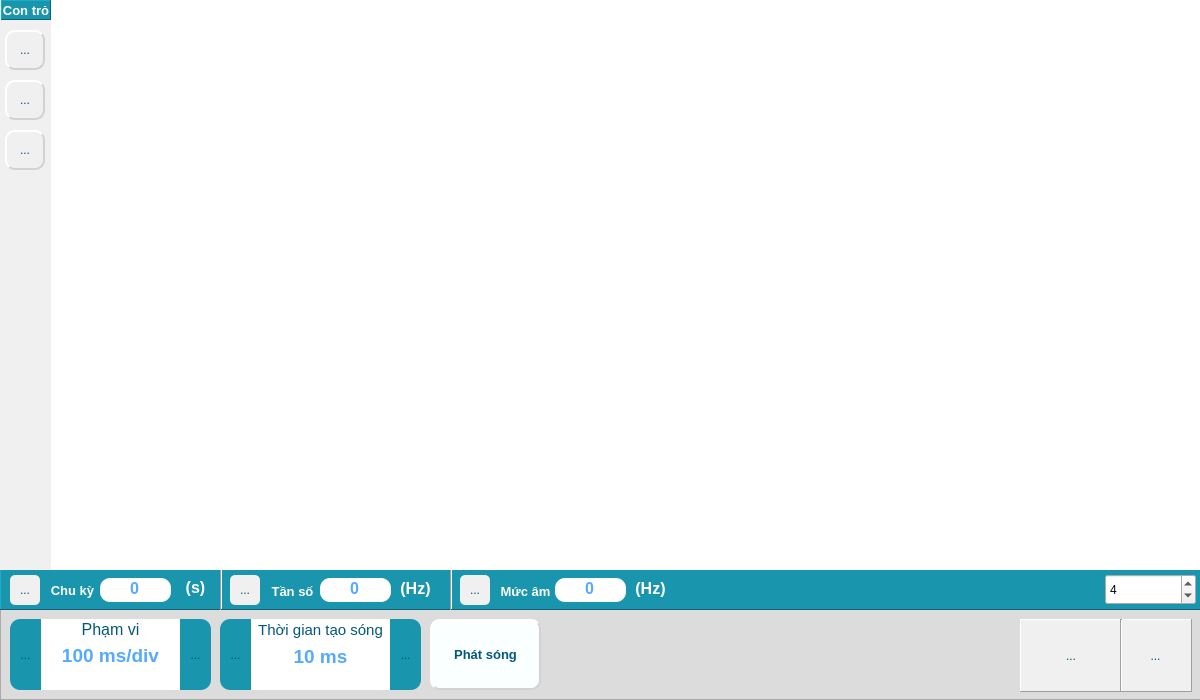
<?xml version="1.0" encoding="UTF-8"?>
<ui version="4.0">
 <class>FrmSensorPracticeSoundWave</class>
 <widget class="QMainWindow" name="FrmSensorPracticeSoundWave">
  <property name="geometry">
   <rect>
    <x>0</x>
    <y>0</y>
    <width>1200</width>
    <height>700</height>
   </rect>
  </property>
  <property name="minimumSize">
   <size>
    <width>1200</width>
    <height>700</height>
   </size>
  </property>
  <property name="maximumSize">
   <size>
    <width>1200</width>
    <height>700</height>
   </size>
  </property>
  <property name="windowTitle">
   <string>MainWindow</string>
  </property>
  <widget class="QWidget" name="centralwidget">
   <widget class="QFrame" name="frame_Control">
    <property name="geometry">
     <rect>
      <x>0</x>
      <y>569</y>
      <width>1201</width>
      <height>131</height>
     </rect>
    </property>
    <property name="styleSheet">
     <string notr="true">QFrame#frame_Control{
	background-color: rgb(220, 220, 220);
}
</string>
    </property>
    <property name="frameShape">
     <enum>QFrame::StyledPanel</enum>
    </property>
    <property name="frameShadow">
     <enum>QFrame::Raised</enum>
    </property>
    <widget class="QFrame" name="frame_scope">
     <property name="geometry">
      <rect>
       <x>10</x>
       <y>50</y>
       <width>201</width>
       <height>71</height>
      </rect>
     </property>
     <property name="styleSheet">
      <string notr="true">QFrame{
background-color: rgb(255, 255, 255);
border: none;
border-style: outset;
border-width: 0px;
border-radius: 10px;
}
</string>
     </property>
     <property name="frameShape">
      <enum>QFrame::Panel</enum>
     </property>
     <property name="frameShadow">
      <enum>QFrame::Raised</enum>
     </property>
     <widget class="QToolButton" name="toolButton_plus">
      <property name="geometry">
       <rect>
        <x>170</x>
        <y>0</y>
        <width>31</width>
        <height>71</height>
       </rect>
      </property>
      <property name="toolTip">
       <string>Xóa thiết bị</string>
      </property>
      <property name="styleSheet">
       <string notr="true">QToolButton#toolButton_plus{
color: rgb(2, 87, 122);
background-color: rgb(25, 149, 173);
border: none;
border-style: outset;
border-width: 0px;
border-top-right-radius: 10px;
border-bottom-right-radius: 10px;
}
QToolButton#toolButton_plus:hover{
background-color: rgb(25, 149, 173);
background-color: rgb(25, 149, 190);
color: rgb(255, 255, 255);
}</string>
      </property>
      <property name="text">
       <string>...</string>
      </property>
      <property name="icon">
       <iconset resource="../chart.qrc">
        <normaloff>:/icon/chart/iconChartPlus_On.jpg</normaloff>:/icon/chart/iconChartPlus_On.jpg</iconset>
      </property>
      <property name="iconSize">
       <size>
        <width>20</width>
        <height>20</height>
       </size>
      </property>
      <property name="autoRaise">
       <bool>true</bool>
      </property>
     </widget>
     <widget class="QToolButton" name="toolButton_minus">
      <property name="geometry">
       <rect>
        <x>0</x>
        <y>0</y>
        <width>31</width>
        <height>71</height>
       </rect>
      </property>
      <property name="toolTip">
       <string>Xóa thiết bị</string>
      </property>
      <property name="styleSheet">
       <string notr="true">QToolButton#toolButton_minus{
color: rgb(2, 87, 122);
background-color: rgb(25, 149, 173);
border: none;
border-style: outset;
border-width: 0px;
border-top-left-radius: 10px;
border-bottom-left-radius: 10px;
}
QToolButton#toolButton_minus:hover{
background-color: rgb(25, 149, 173);
background-color: rgb(25, 149, 190);
color: rgb(255, 255, 255);
}</string>
      </property>
      <property name="text">
       <string>...</string>
      </property>
      <property name="icon">
       <iconset resource="../chart.qrc">
        <normaloff>:/icon/chart/iconChartMinus_On.jpg</normaloff>:/icon/chart/iconChartMinus_On.jpg</iconset>
      </property>
      <property name="iconSize">
       <size>
        <width>20</width>
        <height>20</height>
       </size>
      </property>
      <property name="autoRaise">
       <bool>true</bool>
      </property>
     </widget>
     <widget class="QLabel" name="label_2">
      <property name="geometry">
       <rect>
        <x>40</x>
        <y>0</y>
        <width>121</width>
        <height>21</height>
       </rect>
      </property>
      <property name="font">
       <font>
        <pointsize>12</pointsize>
       </font>
      </property>
      <property name="styleSheet">
       <string notr="true">color: rgb(3, 87, 123);</string>
      </property>
      <property name="text">
       <string>Phạm vi</string>
      </property>
      <property name="alignment">
       <set>Qt::AlignCenter</set>
      </property>
     </widget>
     <widget class="QLabel" name="label_scope">
      <property name="geometry">
       <rect>
        <x>40</x>
        <y>21</y>
        <width>121</width>
        <height>31</height>
       </rect>
      </property>
      <property name="font">
       <font>
        <pointsize>14</pointsize>
        <weight>75</weight>
        <bold>true</bold>
       </font>
      </property>
      <property name="styleSheet">
       <string notr="true">color: rgb(85, 170, 255);
</string>
      </property>
      <property name="text">
       <string>100 ms/div</string>
      </property>
      <property name="alignment">
       <set>Qt::AlignCenter</set>
      </property>
     </widget>
    </widget>
    <widget class="QFrame" name="frame_play">
     <property name="geometry">
      <rect>
       <x>1020</x>
       <y>50</y>
       <width>172</width>
       <height>73</height>
      </rect>
     </property>
     <property name="styleSheet">
      <string notr="true"/>
     </property>
     <property name="frameShape">
      <enum>QFrame::Panel</enum>
     </property>
     <property name="frameShadow">
      <enum>QFrame::Raised</enum>
     </property>
     <widget class="QToolButton" name="toolButton_toolPause">
      <property name="geometry">
       <rect>
        <x>1</x>
        <y>1</y>
        <width>100</width>
        <height>71</height>
       </rect>
      </property>
      <property name="toolTip">
       <string>Dừng lại (Esc)</string>
      </property>
      <property name="styleSheet">
       <string notr="true">QToolButton{
color: rgb(2, 87, 122);
background-color: rgb(240, 240, 240);
border: none;
border-style: outset;
border-width: 0px;
border-radius: 0px;
}
QToolButton:hover{
background-color: rgb(25, 149, 173);
color: rgb(255, 255, 255);
}</string>
      </property>
      <property name="text">
       <string>...</string>
      </property>
      <property name="icon">
       <iconset resource="../chart.qrc">
        <normaloff>:/icon/chart/iconChartPause_Off.jpg</normaloff>
        <activeoff>:/icon/chart/iconChartPause_On.jpg</activeoff>:/icon/chart/iconChartPause_Off.jpg</iconset>
      </property>
      <property name="iconSize">
       <size>
        <width>80</width>
        <height>80</height>
       </size>
      </property>
      <property name="shortcut">
       <string>Esc</string>
      </property>
      <property name="autoRaise">
       <bool>true</bool>
      </property>
     </widget>
     <widget class="QToolButton" name="toolButton_toolPlay">
      <property name="geometry">
       <rect>
        <x>1</x>
        <y>1</y>
        <width>100</width>
        <height>71</height>
       </rect>
      </property>
      <property name="toolTip">
       <string>Bắt đầu (F1)</string>
      </property>
      <property name="styleSheet">
       <string notr="true">QToolButton{
color: rgb(2, 87, 122);
background-color: rgb(240, 240, 240);
border: none;
border-style: outset;
border-width: 0px;
border-radius: 0px;
}
QToolButton:hover{
background-color: rgb(25, 149, 173);
color: rgb(255, 255, 255);
}</string>
      </property>
      <property name="text">
       <string>...</string>
      </property>
      <property name="icon">
       <iconset resource="../chart.qrc">
        <normaloff>:/icon/chart/iconChartPlay_Off.jpg</normaloff>
        <activeoff>:/icon/chart/iconChartPlay_On.jpg</activeoff>:/icon/chart/iconChartPlay_Off.jpg</iconset>
      </property>
      <property name="iconSize">
       <size>
        <width>80</width>
        <height>80</height>
       </size>
      </property>
      <property name="shortcut">
       <string>F1</string>
      </property>
      <property name="autoRaise">
       <bool>true</bool>
      </property>
     </widget>
     <widget class="QToolButton" name="toolButton_toolClear">
      <property name="geometry">
       <rect>
        <x>100</x>
        <y>1</y>
        <width>71</width>
        <height>71</height>
       </rect>
      </property>
      <property name="toolTip">
       <string>Xóa đồ thị</string>
      </property>
      <property name="styleSheet">
       <string notr="true">QToolButton{
color: rgb(2, 87, 122);
background-color: rgb(240, 240, 240);
border: none;
border-style: outset;
border-width: 0px;
border-radius: 0px;
}
QToolButton:hover{
background-color: rgb(25, 149, 173);
color: rgb(255, 255, 255);
}</string>
      </property>
      <property name="text">
       <string>...</string>
      </property>
      <property name="icon">
       <iconset resource="../chart.qrc">
        <normaloff>:/icon/chart/iconChartClear_Off.jpg</normaloff>
        <activeoff>:/icon/chart/iconChartClear_On.jpg</activeoff>:/icon/chart/iconChartClear_Off.jpg</iconset>
      </property>
      <property name="iconSize">
       <size>
        <width>40</width>
        <height>40</height>
       </size>
      </property>
      <property name="autoRaise">
       <bool>true</bool>
      </property>
     </widget>
     <widget class="Line" name="line_4">
      <property name="geometry">
       <rect>
        <x>100</x>
        <y>0</y>
        <width>3</width>
        <height>73</height>
       </rect>
      </property>
      <property name="orientation">
       <enum>Qt::Vertical</enum>
      </property>
     </widget>
    </widget>
    <widget class="QFrame" name="frame_toolSetup">
     <property name="geometry">
      <rect>
       <x>0</x>
       <y>0</y>
       <width>1201</width>
       <height>41</height>
      </rect>
     </property>
     <property name="styleSheet">
      <string notr="true">QFrame#frame_toolSetup{
	background-color: rgb(25, 149, 173);
    /*background-color: rgb(3, 87, 123);;*/
}</string>
     </property>
     <property name="frameShape">
      <enum>QFrame::Panel</enum>
     </property>
     <property name="frameShadow">
      <enum>QFrame::Raised</enum>
     </property>
     <widget class="QLineEdit" name="lineEdit_wavePeriod">
      <property name="geometry">
       <rect>
        <x>100</x>
        <y>9</y>
        <width>71</width>
        <height>24</height>
       </rect>
      </property>
      <property name="font">
       <font>
        <pointsize>12</pointsize>
        <weight>75</weight>
        <bold>true</bold>
       </font>
      </property>
      <property name="toolTip">
       <string>Cài đặt thời gian thực hành</string>
      </property>
      <property name="styleSheet">
       <string notr="true">QLineEdit{
	/*color: rgb(3, 87, 123);*/
color: rgb(85, 170, 255);
background-color: rgb(255, 255, 255);
border: none;
border-style: outset;
border-width: 0px;
border-radius: 10px;
}</string>
      </property>
      <property name="text">
       <string>0</string>
      </property>
      <property name="maxLength">
       <number>10</number>
      </property>
      <property name="alignment">
       <set>Qt::AlignHCenter|Qt::AlignTop</set>
      </property>
     </widget>
     <widget class="QLabel" name="label_timePlay">
      <property name="geometry">
       <rect>
        <x>50</x>
        <y>11</y>
        <width>45</width>
        <height>20</height>
       </rect>
      </property>
      <property name="font">
       <font>
        <pointsize>10</pointsize>
        <weight>75</weight>
        <bold>true</bold>
       </font>
      </property>
      <property name="layoutDirection">
       <enum>Qt::RightToLeft</enum>
      </property>
      <property name="styleSheet">
       <string notr="true">color: rgb(255, 255, 255);</string>
      </property>
      <property name="text">
       <string>Chu kỳ</string>
      </property>
      <property name="alignment">
       <set>Qt::AlignCenter</set>
      </property>
     </widget>
     <widget class="QLabel" name="label_wavePeriodUnit">
      <property name="geometry">
       <rect>
        <x>175</x>
        <y>8</y>
        <width>41</width>
        <height>21</height>
       </rect>
      </property>
      <property name="font">
       <font>
        <pointsize>12</pointsize>
        <weight>75</weight>
        <bold>true</bold>
       </font>
      </property>
      <property name="styleSheet">
       <string notr="true">color: rgb(255, 255, 255);</string>
      </property>
      <property name="text">
       <string>(s)</string>
      </property>
      <property name="alignment">
       <set>Qt::AlignCenter</set>
      </property>
     </widget>
     <widget class="Line" name="line_3">
      <property name="geometry">
       <rect>
        <x>220</x>
        <y>0</y>
        <width>3</width>
        <height>41</height>
       </rect>
      </property>
      <property name="orientation">
       <enum>Qt::Vertical</enum>
      </property>
     </widget>
     <widget class="QLabel" name="label_5">
      <property name="geometry">
       <rect>
        <x>395</x>
        <y>9</y>
        <width>41</width>
        <height>21</height>
       </rect>
      </property>
      <property name="font">
       <font>
        <pointsize>12</pointsize>
        <weight>75</weight>
        <bold>true</bold>
       </font>
      </property>
      <property name="styleSheet">
       <string notr="true">color: rgb(255, 255, 255);</string>
      </property>
      <property name="text">
       <string>(Hz)</string>
      </property>
      <property name="alignment">
       <set>Qt::AlignCenter</set>
      </property>
     </widget>
     <widget class="QToolButton" name="toolButton_toolSampleTime_4">
      <property name="geometry">
       <rect>
        <x>230</x>
        <y>6</y>
        <width>30</width>
        <height>30</height>
       </rect>
      </property>
      <property name="toolTip">
       <string>Đồ thị đường cong</string>
      </property>
      <property name="styleSheet">
       <string notr="true">QToolButton{
color: rgb(2, 87, 122);
background-color: rgb(240, 240, 240);
border-color: rgb(210, 210, 210);
border-style: outset;
border-width: 0px;
border-radius: 5px;
}
QToolButton:hover{
border-width: 0px;
background-color: rgb(25, 149, 173);
color: rgb(255, 255, 255);
}</string>
      </property>
      <property name="text">
       <string>...</string>
      </property>
      <property name="icon">
       <iconset resource="../chart.qrc">
        <normaloff>:/icon/chart/iconChartFreq_On.jpg</normaloff>:/icon/chart/iconChartFreq_On.jpg</iconset>
      </property>
      <property name="iconSize">
       <size>
        <width>30</width>
        <height>30</height>
       </size>
      </property>
      <property name="autoRaise">
       <bool>true</bool>
      </property>
     </widget>
     <widget class="QLabel" name="label_timePlay_2">
      <property name="geometry">
       <rect>
        <x>270</x>
        <y>12</y>
        <width>45</width>
        <height>20</height>
       </rect>
      </property>
      <property name="font">
       <font>
        <pointsize>10</pointsize>
        <weight>75</weight>
        <bold>true</bold>
       </font>
      </property>
      <property name="layoutDirection">
       <enum>Qt::RightToLeft</enum>
      </property>
      <property name="styleSheet">
       <string notr="true">color: rgb(255, 255, 255);</string>
      </property>
      <property name="text">
       <string>Tần số</string>
      </property>
      <property name="alignment">
       <set>Qt::AlignCenter</set>
      </property>
     </widget>
     <widget class="QLineEdit" name="lineEdit_waveFreq">
      <property name="geometry">
       <rect>
        <x>320</x>
        <y>9</y>
        <width>71</width>
        <height>24</height>
       </rect>
      </property>
      <property name="font">
       <font>
        <pointsize>12</pointsize>
        <weight>75</weight>
        <bold>true</bold>
       </font>
      </property>
      <property name="toolTip">
       <string>Cài đặt thời gian thực hành</string>
      </property>
      <property name="styleSheet">
       <string notr="true">QLineEdit{
	/*color: rgb(3, 87, 123);*/
color: rgb(85, 170, 255);
background-color: rgb(255, 255, 255);
border: none;
border-style: outset;
border-width: 0px;
border-radius: 10px;
}</string>
      </property>
      <property name="text">
       <string>0</string>
      </property>
      <property name="maxLength">
       <number>10</number>
      </property>
      <property name="alignment">
       <set>Qt::AlignHCenter|Qt::AlignTop</set>
      </property>
     </widget>
     <widget class="QToolButton" name="toolButton_toolSampleTime">
      <property name="geometry">
       <rect>
        <x>10</x>
        <y>6</y>
        <width>30</width>
        <height>30</height>
       </rect>
      </property>
      <property name="toolTip">
       <string>Đồ thị đường cong</string>
      </property>
      <property name="styleSheet">
       <string notr="true">QToolButton{
color: rgb(2, 87, 122);
background-color: rgb(240, 240, 240);
border-color: rgb(210, 210, 210);
border-style: outset;
border-width: 0px;
border-radius: 5px;
}
QToolButton:hover{
border-width: 0px;
background-color: rgb(25, 149, 173);
color: rgb(255, 255, 255);
}</string>
      </property>
      <property name="text">
       <string>...</string>
      </property>
      <property name="icon">
       <iconset resource="../chart.qrc">
        <normaloff>:/icon/chart/iconChartClock_On.jpg</normaloff>:/icon/chart/iconChartClock_On.jpg</iconset>
      </property>
      <property name="iconSize">
       <size>
        <width>30</width>
        <height>30</height>
       </size>
      </property>
      <property name="autoRaise">
       <bool>true</bool>
      </property>
     </widget>
     <widget class="QToolButton" name="toolButton_toolSampleTime_5">
      <property name="geometry">
       <rect>
        <x>460</x>
        <y>6</y>
        <width>30</width>
        <height>30</height>
       </rect>
      </property>
      <property name="toolTip">
       <string>Đồ thị đường cong</string>
      </property>
      <property name="styleSheet">
       <string notr="true">QToolButton{
color: rgb(2, 87, 122);
background-color: rgb(240, 240, 240);
border-color: rgb(210, 210, 210);
border-style: outset;
border-width: 0px;
border-radius: 5px;
}
QToolButton:hover{
border-width: 0px;
background-color: rgb(25, 149, 173);
color: rgb(255, 255, 255);
}</string>
      </property>
      <property name="text">
       <string>...</string>
      </property>
      <property name="icon">
       <iconset resource="../chart.qrc">
        <normaloff>:/icon/chart/iconChartDb_On.jpg</normaloff>:/icon/chart/iconChartDb_On.jpg</iconset>
      </property>
      <property name="iconSize">
       <size>
        <width>30</width>
        <height>30</height>
       </size>
      </property>
      <property name="autoRaise">
       <bool>true</bool>
      </property>
     </widget>
     <widget class="QLineEdit" name="lineEdit_soundLevel">
      <property name="geometry">
       <rect>
        <x>555</x>
        <y>9</y>
        <width>71</width>
        <height>24</height>
       </rect>
      </property>
      <property name="font">
       <font>
        <pointsize>12</pointsize>
        <weight>75</weight>
        <bold>true</bold>
       </font>
      </property>
      <property name="toolTip">
       <string>Cài đặt thời gian thực hành</string>
      </property>
      <property name="styleSheet">
       <string notr="true">QLineEdit{
	/*color: rgb(3, 87, 123);*/
color: rgb(85, 170, 255);
background-color: rgb(255, 255, 255);
border: none;
border-style: outset;
border-width: 0px;
border-radius: 10px;
}</string>
      </property>
      <property name="text">
       <string>0</string>
      </property>
      <property name="maxLength">
       <number>10</number>
      </property>
      <property name="alignment">
       <set>Qt::AlignHCenter|Qt::AlignTop</set>
      </property>
     </widget>
     <widget class="Line" name="line_5">
      <property name="geometry">
       <rect>
        <x>450</x>
        <y>0</y>
        <width>3</width>
        <height>41</height>
       </rect>
      </property>
      <property name="orientation">
       <enum>Qt::Vertical</enum>
      </property>
     </widget>
     <widget class="QLabel" name="label_7">
      <property name="geometry">
       <rect>
        <x>630</x>
        <y>9</y>
        <width>41</width>
        <height>21</height>
       </rect>
      </property>
      <property name="font">
       <font>
        <pointsize>12</pointsize>
        <weight>75</weight>
        <bold>true</bold>
       </font>
      </property>
      <property name="styleSheet">
       <string notr="true">color: rgb(255, 255, 255);</string>
      </property>
      <property name="text">
       <string>(Hz)</string>
      </property>
      <property name="alignment">
       <set>Qt::AlignCenter</set>
      </property>
     </widget>
     <widget class="QLabel" name="label_timePlay_3">
      <property name="geometry">
       <rect>
        <x>500</x>
        <y>12</y>
        <width>51</width>
        <height>20</height>
       </rect>
      </property>
      <property name="font">
       <font>
        <pointsize>10</pointsize>
        <weight>75</weight>
        <bold>true</bold>
       </font>
      </property>
      <property name="layoutDirection">
       <enum>Qt::RightToLeft</enum>
      </property>
      <property name="styleSheet">
       <string notr="true">color: rgb(255, 255, 255);</string>
      </property>
      <property name="text">
       <string>Mức âm</string>
      </property>
      <property name="alignment">
       <set>Qt::AlignCenter</set>
      </property>
     </widget>
     <widget class="QSpinBox" name="spinBox_threshold">
      <property name="geometry">
       <rect>
        <x>1105</x>
        <y>5</y>
        <width>91</width>
        <height>31</height>
       </rect>
      </property>
      <property name="value">
       <number>4</number>
      </property>
     </widget>
    </widget>
    <widget class="QFrame" name="frame_scope_2">
     <property name="geometry">
      <rect>
       <x>220</x>
       <y>50</y>
       <width>201</width>
       <height>71</height>
      </rect>
     </property>
     <property name="styleSheet">
      <string notr="true">QFrame{
background-color: rgb(255, 255, 255);
border: none;
border-style: outset;
border-width: 0px;
border-radius: 10px;
}
</string>
     </property>
     <property name="frameShape">
      <enum>QFrame::Panel</enum>
     </property>
     <property name="frameShadow">
      <enum>QFrame::Raised</enum>
     </property>
     <widget class="QToolButton" name="toolButton_timePlus">
      <property name="geometry">
       <rect>
        <x>170</x>
        <y>0</y>
        <width>31</width>
        <height>71</height>
       </rect>
      </property>
      <property name="toolTip">
       <string>Xóa thiết bị</string>
      </property>
      <property name="styleSheet">
       <string notr="true">QToolButton#toolButton_timePlus{
color: rgb(2, 87, 122);
background-color: rgb(25, 149, 173);
border: none;
border-style: outset;
border-width: 0px;
border-top-right-radius: 10px;
border-bottom-right-radius: 10px;
}
QToolButton#toolButton_timePlus:hover{
background-color: rgb(25, 149, 173);
background-color: rgb(25, 149, 190);
color: rgb(255, 255, 255);
}</string>
      </property>
      <property name="text">
       <string>...</string>
      </property>
      <property name="icon">
       <iconset resource="../chart.qrc">
        <normaloff>:/icon/chart/iconChartPlus_On.jpg</normaloff>:/icon/chart/iconChartPlus_On.jpg</iconset>
      </property>
      <property name="iconSize">
       <size>
        <width>20</width>
        <height>20</height>
       </size>
      </property>
      <property name="autoRaise">
       <bool>true</bool>
      </property>
     </widget>
     <widget class="QToolButton" name="toolButton_timeMinus">
      <property name="geometry">
       <rect>
        <x>0</x>
        <y>0</y>
        <width>31</width>
        <height>71</height>
       </rect>
      </property>
      <property name="toolTip">
       <string>Xóa thiết bị</string>
      </property>
      <property name="styleSheet">
       <string notr="true">QToolButton#toolButton_timeMinus{
color: rgb(2, 87, 122);
background-color: rgb(25, 149, 173);
border: none;
border-style: outset;
border-width: 0px;
border-top-left-radius: 10px;
border-bottom-left-radius: 10px;
}
QToolButton#toolButton_timeMinus:hover{
background-color: rgb(25, 149, 173);
background-color: rgb(25, 149, 190);
color: rgb(255, 255, 255);
}</string>
      </property>
      <property name="text">
       <string>...</string>
      </property>
      <property name="icon">
       <iconset resource="../chart.qrc">
        <normaloff>:/icon/chart/iconChartMinus_On.jpg</normaloff>:/icon/chart/iconChartMinus_On.jpg</iconset>
      </property>
      <property name="iconSize">
       <size>
        <width>20</width>
        <height>20</height>
       </size>
      </property>
      <property name="autoRaise">
       <bool>true</bool>
      </property>
     </widget>
     <widget class="QLabel" name="label_3">
      <property name="geometry">
       <rect>
        <x>31</x>
        <y>0</y>
        <width>139</width>
        <height>21</height>
       </rect>
      </property>
      <property name="font">
       <font>
        <pointsize>11</pointsize>
       </font>
      </property>
      <property name="styleSheet">
       <string notr="true">color: rgb(3, 87, 123);</string>
      </property>
      <property name="text">
       <string>Thời gian tạo sóng</string>
      </property>
      <property name="alignment">
       <set>Qt::AlignCenter</set>
      </property>
     </widget>
     <widget class="QLabel" name="label_timeLength">
      <property name="geometry">
       <rect>
        <x>40</x>
        <y>22</y>
        <width>121</width>
        <height>31</height>
       </rect>
      </property>
      <property name="font">
       <font>
        <pointsize>14</pointsize>
        <weight>75</weight>
        <bold>true</bold>
       </font>
      </property>
      <property name="styleSheet">
       <string notr="true">color: rgb(85, 170, 255);
</string>
      </property>
      <property name="text">
       <string>10 ms</string>
      </property>
      <property name="alignment">
       <set>Qt::AlignCenter</set>
      </property>
     </widget>
    </widget>
    <widget class="QToolButton" name="toolButton_setSpeaker">
     <property name="geometry">
      <rect>
       <x>430</x>
       <y>50</y>
       <width>111</width>
       <height>71</height>
      </rect>
     </property>
     <property name="font">
      <font>
       <pointsize>10</pointsize>
       <weight>75</weight>
       <bold>true</bold>
      </font>
     </property>
     <property name="toolTip">
      <string>Ẩn hiện đồ thị</string>
     </property>
     <property name="styleSheet">
      <string notr="true">QToolButton{
color: rgb(2, 87, 122);
background-color: rgb(250, 255, 255);
border-color: rgb(210, 210, 210);
border-style: outset;
border-width: 2px;
border-radius: 10px;
}
QToolButton:hover{
border-width: 0px;
background-color: rgb(25, 149, 173);
color: rgb(255, 255, 255);
}</string>
     </property>
     <property name="text">
      <string>Phát sóng</string>
     </property>
     <property name="icon">
      <iconset resource="../device.qrc">
       <normaloff>:/icon/device/iconDeviceOff_462.jpg</normaloff>
       <activeoff>:/icon/device/iconDeviceOn_462.jpg</activeoff>:/icon/device/iconDeviceOff_462.jpg</iconset>
     </property>
     <property name="iconSize">
      <size>
       <width>40</width>
       <height>40</height>
      </size>
     </property>
     <property name="toolButtonStyle">
      <enum>Qt::ToolButtonTextUnderIcon</enum>
     </property>
     <property name="autoRaise">
      <bool>true</bool>
     </property>
    </widget>
   </widget>
   <widget class="QGraphicsView" name="graphicsViewChart">
    <property name="geometry">
     <rect>
      <x>50</x>
      <y>0</y>
      <width>1151</width>
      <height>570</height>
     </rect>
    </property>
    <property name="styleSheet">
     <string notr="true">background-color: rgb(255, 255, 255);</string>
    </property>
    <property name="frameShape">
     <enum>QFrame::NoFrame</enum>
    </property>
    <property name="frameShadow">
     <enum>QFrame::Raised</enum>
    </property>
   </widget>
   <widget class="QFrame" name="frame_toolTrack">
    <property name="geometry">
     <rect>
      <x>0</x>
      <y>0</y>
      <width>51</width>
      <height>570</height>
     </rect>
    </property>
    <property name="styleSheet">
     <string notr="true">background-color: rgb(240, 240, 240);</string>
    </property>
    <property name="frameShape">
     <enum>QFrame::NoFrame</enum>
    </property>
    <property name="frameShadow">
     <enum>QFrame::Raised</enum>
    </property>
    <widget class="QToolButton" name="toolButton_toolCrosshair">
     <property name="geometry">
      <rect>
       <x>5</x>
       <y>30</y>
       <width>40</width>
       <height>40</height>
      </rect>
     </property>
     <property name="toolTip">
      <string>Con trỏ chữ thập</string>
     </property>
     <property name="styleSheet">
      <string notr="true">QToolButton{
color: rgb(2, 87, 122);
background-color: rgb(240, 240, 240);
border-color: rgb(210, 210, 210);
border-style: outset;
border-width: 2px;
border-radius: 10px;
}
QToolButton:hover{
border-width: 0px;
background-color: rgb(25, 149, 173);
color: rgb(255, 255, 255);
}</string>
     </property>
     <property name="text">
      <string>...</string>
     </property>
     <property name="icon">
      <iconset resource="../chart.qrc">
       <normaloff>:/icon/chart/iconChartCrosshair_Off.jpg</normaloff>
       <activeoff>:/icon/chart/iconChartCrosshair_On.jpg</activeoff>:/icon/chart/iconChartCrosshair_Off.jpg</iconset>
     </property>
     <property name="iconSize">
      <size>
       <width>30</width>
       <height>30</height>
      </size>
     </property>
     <property name="autoRaise">
      <bool>true</bool>
     </property>
    </widget>
    <widget class="QToolButton" name="toolButton_toolCallout">
     <property name="geometry">
      <rect>
       <x>5</x>
       <y>80</y>
       <width>40</width>
       <height>40</height>
      </rect>
     </property>
     <property name="toolTip">
      <string>Bắt điểm trên đường đồ thị</string>
     </property>
     <property name="styleSheet">
      <string notr="true">QToolButton{
color: rgb(2, 87, 122);
background-color: rgb(240, 240, 240);
border-color: rgb(210, 210, 210);
border-style: outset;
border-width: 2px;
border-radius: 10px;
}
QToolButton:hover{
border-width: 0px;
background-color: rgb(25, 149, 173);
color: rgb(255, 255, 255);
}</string>
     </property>
     <property name="text">
      <string>...</string>
     </property>
     <property name="icon">
      <iconset resource="../chart.qrc">
       <normaloff>:/icon/chart/iconChartCallout_Off.jpg</normaloff>
       <activeoff>:/icon/chart/iconChartCallout_On.jpg</activeoff>:/icon/chart/iconChartCallout_Off.jpg</iconset>
     </property>
     <property name="iconSize">
      <size>
       <width>30</width>
       <height>30</height>
      </size>
     </property>
     <property name="autoRaise">
      <bool>true</bool>
     </property>
    </widget>
    <widget class="QLabel" name="label_6">
     <property name="geometry">
      <rect>
       <x>1</x>
       <y>0</y>
       <width>50</width>
       <height>20</height>
      </rect>
     </property>
     <property name="font">
      <font>
       <pointsize>10</pointsize>
       <weight>75</weight>
       <bold>true</bold>
      </font>
     </property>
     <property name="styleSheet">
      <string notr="true">color: rgb(255, 255, 255);
background-color: rgb(25, 149, 173);</string>
     </property>
     <property name="frameShape">
      <enum>QFrame::Panel</enum>
     </property>
     <property name="frameShadow">
      <enum>QFrame::Raised</enum>
     </property>
     <property name="text">
      <string>Con trỏ</string>
     </property>
     <property name="alignment">
      <set>Qt::AlignCenter</set>
     </property>
    </widget>
    <widget class="QToolButton" name="toolButton_toolHideSeries">
     <property name="geometry">
      <rect>
       <x>5</x>
       <y>130</y>
       <width>40</width>
       <height>40</height>
      </rect>
     </property>
     <property name="toolTip">
      <string>Ẩn hiện đồ thị</string>
     </property>
     <property name="styleSheet">
      <string notr="true">QToolButton{
color: rgb(2, 87, 122);
background-color: rgb(240, 240, 240);
border-color: rgb(210, 210, 210);
border-style: outset;
border-width: 2px;
border-radius: 10px;
}
QToolButton:hover{
border-width: 0px;
background-color: rgb(25, 149, 173);
color: rgb(255, 255, 255);
}</string>
     </property>
     <property name="text">
      <string>...</string>
     </property>
     <property name="icon">
      <iconset resource="../chart.qrc">
       <normaloff>:/icon/chart/iconSeriesCheck_Off.jpg</normaloff>
       <activeoff>:/icon/chart/iconSeriesCheck_On.jpg</activeoff>:/icon/chart/iconSeriesCheck_Off.jpg</iconset>
     </property>
     <property name="iconSize">
      <size>
       <width>30</width>
       <height>30</height>
      </size>
     </property>
     <property name="autoRaise">
      <bool>true</bool>
     </property>
    </widget>
   </widget>
  </widget>
 </widget>
 <resources>
  <include location="../device.qrc"/>
  <include location="../chart.qrc"/>
 </resources>
 <connections/>
</ui>
